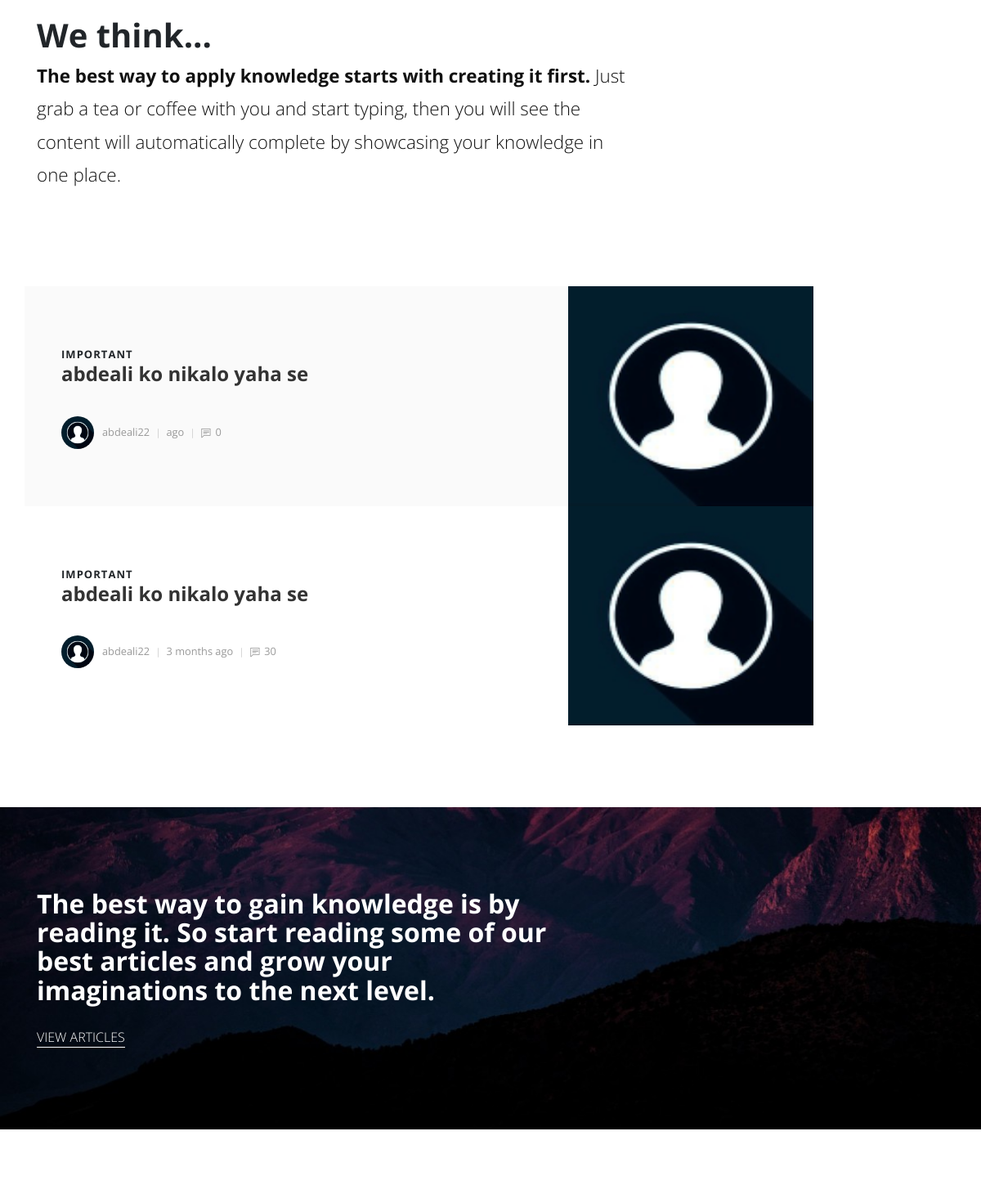
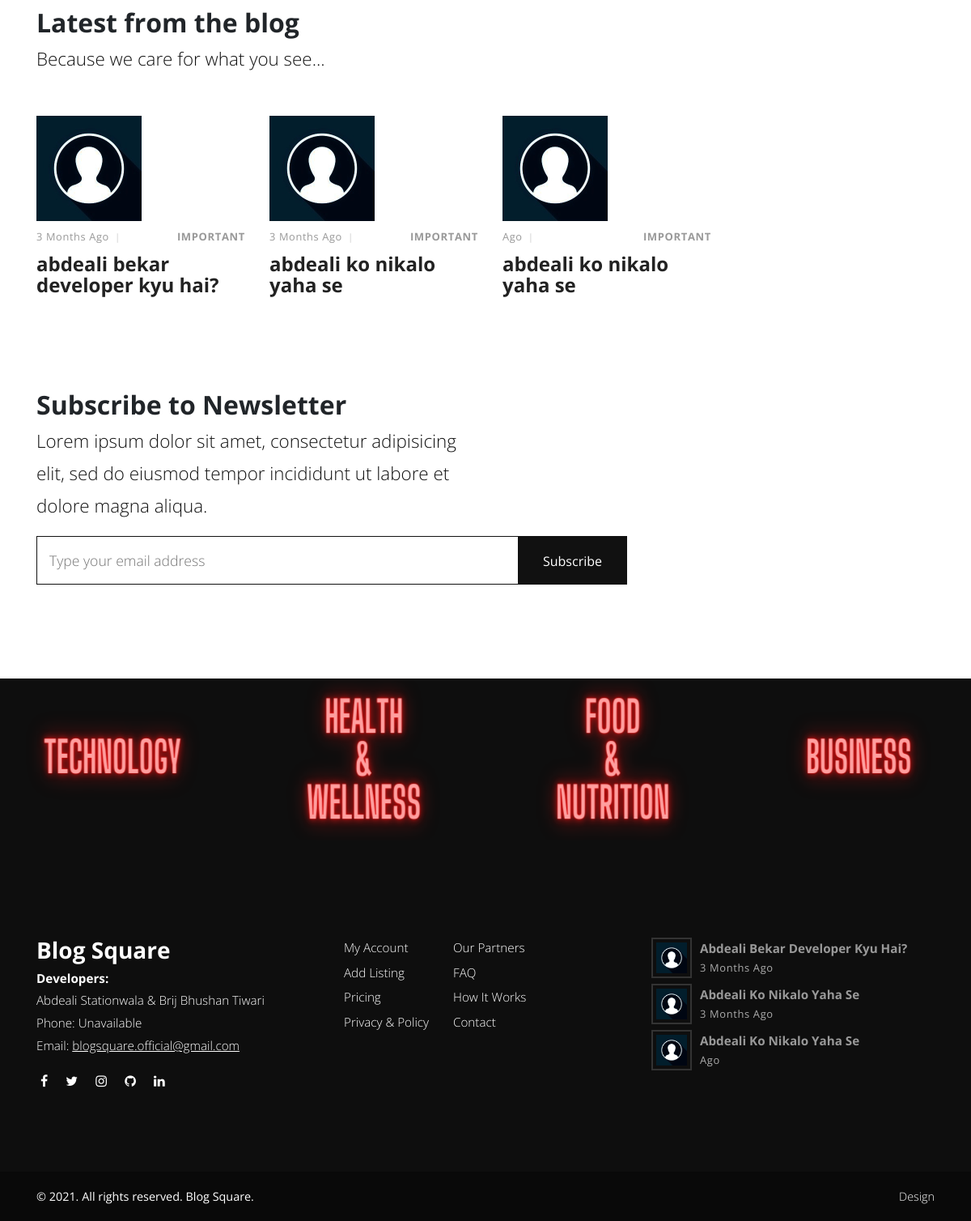
/ (lower part), run on an earlier commit of the app's database (2 pictures, top to bottom).
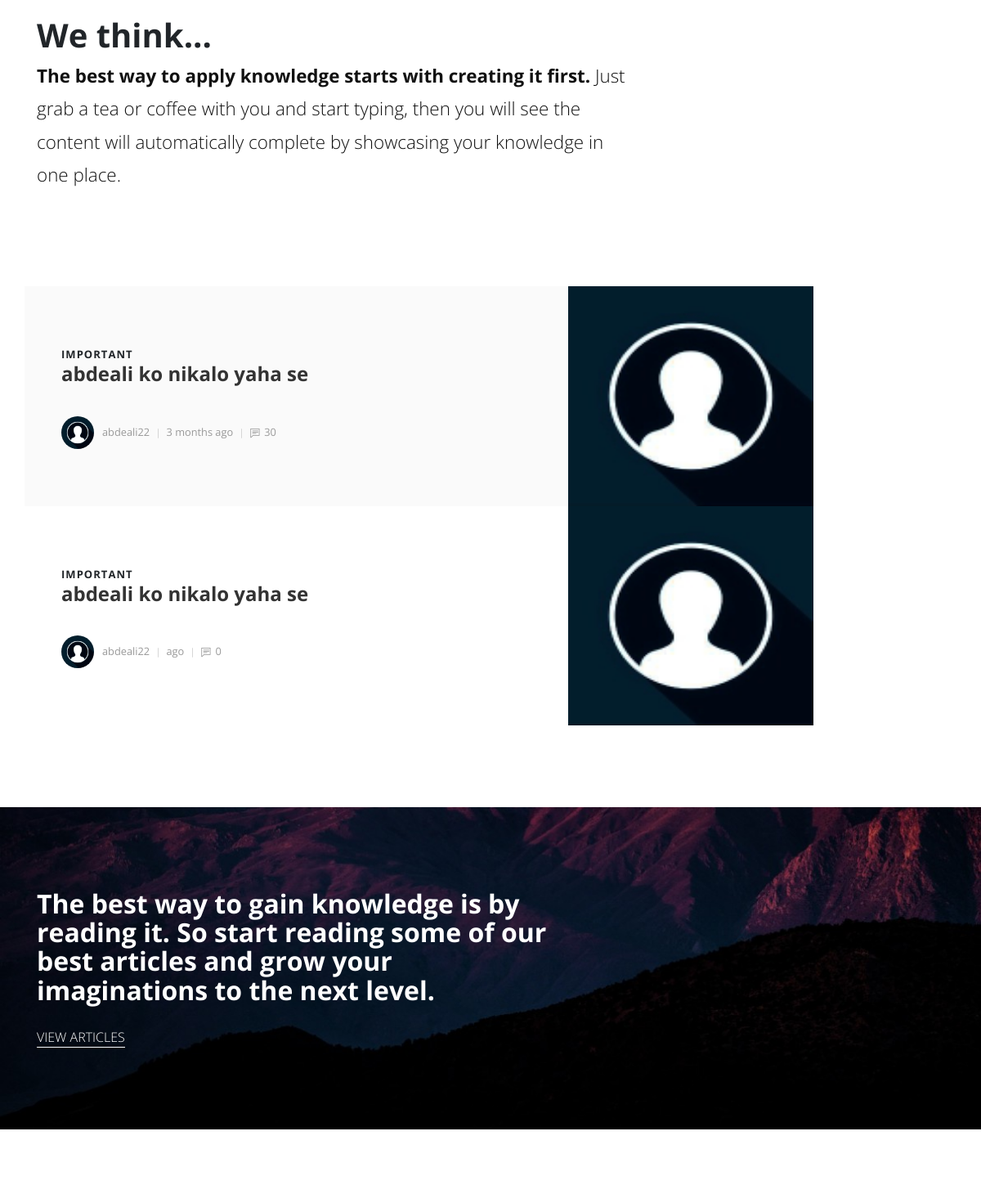
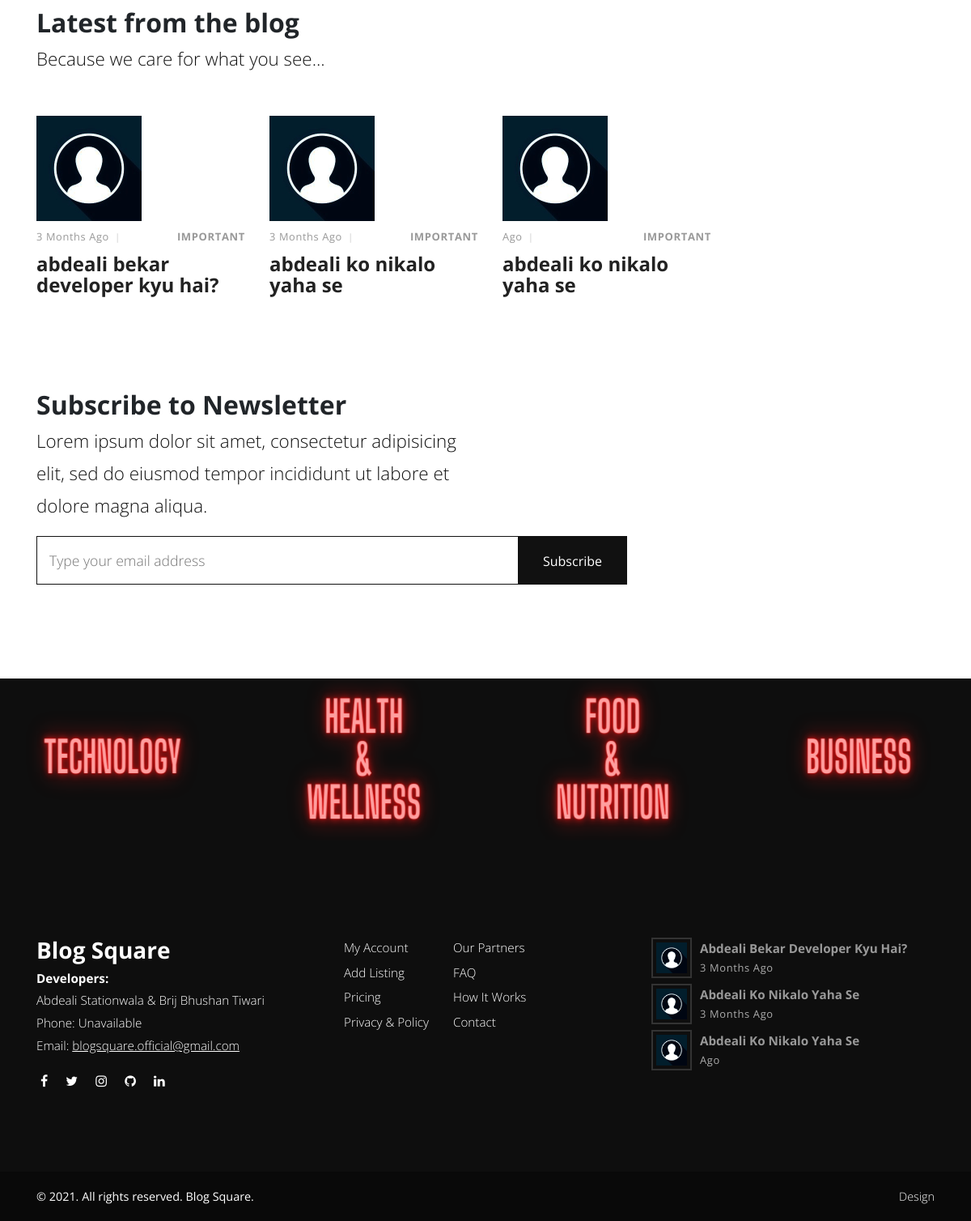
And on a later commit of the database (2 pictures, top to bottom).
### blogapp/models.py (models this page shows, shortened)
class Blog_article(models.Model):
    def upload_thumbnail(self,filename):
        val = random.randint(1,99)
        return f'blog_thumbnails/{self.blog_author}_{self.blog_id}/{val}_{filename}'
    blog_id = models.CharField(max_length=255)
    blog_title = models.CharField(max_length=255)
    blog_thumbnail = models.ImageField(upload_to=upload_thumbnail,default="{static 'img/blog_thumbnail_default.jpg'}")
    blog_creation_date = models.DateTimeField(auto_now_add=True)
    blog_category = models.CharField(max_length = 20)
    blog_tags = models.TextField(default="")
    num_of_comments = models.IntegerField(default=0)
    blog_views = models.IntegerField(default=0)
    blog_upvote = models.IntegerField(default=0)
    users_upvote = models.TextField(default="")
    blog_downvote = models.IntegerField(default=0)
    users_downvote = models.TextField(default="")
    blog_author = models.ForeignKey(userInfo,null = True,on_delete=models.SET_NULL)
    blog_content = models.TextField()
    @staticmethod
    def get_all_blogs():
        return Blog_article.objects.all()

### blogMain/models.py (models this page shows, shortened)
class userInfo(models.Model):
    username = models.CharField(primary_key=True, max_length=50)
    email = models.EmailField(max_length=254)
    typeOf = models.CharField(max_length=50,default="")
    gender = models.CharField(max_length=50)
    categories = models.CharField(max_length=150)
    pic = models.ImageField(upload_to=user_directory_path1, height_field=None, width_field=None, max_length=None, default="userImages/defaultShow.jpg")
    fb = models.TextField(default="")
    insta = models.TextField(default="")
    city = models.CharField(max_length=50,default="")
    state = models.CharField(max_length=50,default="")
    postal = models.CharField(max_length=50,default="")
    about = models.TextField(default="")
    blogsViewed = models.TextField(default="")
    blogsPublished = models.IntegerField(default=0)
    blogsCount = models.IntegerField(default=0)
    visitedSite = models.IntegerField(default=0)
    commented = models.IntegerField(default=0)
    blogsLiked = models.IntegerField(default=0)
    newUser = models.BooleanField(default=True)
    checkCode = models.CharField(max_length=12)
    date = models.DateTimeField(auto_now=False, auto_now_add=True)

### blogMain/views.py (the view)
# urls.py: 2. Add a URL to urlpatterns:  path('', views.home, name='home')
def home(request):
    loginCheck = False
    if not request.user.is_anonymous:
        loginCheck = True
        author = userInfo.objects.get(username=request.user)
        author.blogsPublished = 2
        author.blogsCount = 3
        author.save()
    trendingblogs = Blog_article.get_all_blogs().annotate(Count('blog_upvote')).order_by("-blog_upvote")
    latestblogs = Blog_article.get_all_blogs().order_by("-blog_creation_date")
    if (trendingblogs.count() > 2):
        trendingblogs = trendingblogs[0:2]
    if (latestblogs.count() > 4):
        latestblogs = latestblogs[0:4]
    context = {
                "loginCheck" : loginCheck,
                "trendingblogs": trendingblogs,
                "latestblogs": latestblogs
            }
    return render(request, "index.html",context)

### templates/index.html (shortened to what the changed rows need)
  {% extends 'base.html' %}
  {% load static %}
  {% block body %}
    <section class="intro">
      <div class="container">
        <div class="row">
          <div class="col-lg-8">
            <h1 class="h1">We think...</h1>
          </div>
        </div>
      </div>
    </section>
    <section class="featured-posts no-padding-top">
      <div class="container">
        {% for blog in trendingblogs %}
        <div class="row d-flex align-items-stretch" >
          <div class="text col-lg-7">
            <div class="text-inner d-flex align-items-center">
              <div class="content">
                <header class="post-header">
                  <div class="category">
                    <a href="{% url 'categorysearch' blog.blog_category %}">{{blog.blog_category}}</a>
                  </div>
                  <a href="{% url 'blog' blog.blog_id %}">
                    <h2 class="h4">{{blog.blog_title}}</h2></a>
                </header>
                <footer class="post-footer d-flex align-items-center"><a href="#" class="author d-flex align-items-center flex-wrap">
                    <div class="avatar"><img src="{{blog.blog_author.pic.url}}" alt="..." class="img-fluid"></div>
                    <div class="title"><span>{{blog.blog_author.username}}</span></div></a>
                  <div class="date">{{blog.blog_creation_date|timesince}}</div>
                  <div class="comments"><i class="icon-comment"></i>{{blog.num_of_comments}}</div>
                </footer>
              </div>
            </div>
          </div>
          <div class="image col-lg-5"><img src="{{blog.blog_thumbnail.url}}" alt="Blog Image" style="width:300px;"></div>
        </div>
        {% endfor %}
      </div>
    </section>
    <section style="background: url({% static 'img/divider-bg.jpg' %}); background-size: cover; background-position: center bottom" class="divider">
      <div class="container">
        <div class="row">
          <div class="col-md-7">
            <h2>The best way to gain knowledge is by reading it. So start reading some of our best articles and grow your imaginations to the next level.</h2>
          </div>
        </div>
      </div>
    </section>
    <section class="latest-posts">
      <div class="container">
        <header>
          <h2>Latest from the blog</h2>
        </header>
        <div class="row">
          {% for post in latestblogs%}
          <div class="post col-md-4" style="max-width:18rem;">
            <div class="post-thumbnail"><a href="{% url 'blog' post.blog_id %}}"><img src={{post.blog_thumbnail.url}} alt="blog title image" class="img-fluid" ></a></div>
            <div class="post-details">
              <div class="post-meta d-flex justify-content-between">
                <div class="date">{{post.blog_creation_date|timesince}}</div>
                <div class="category"><a href="{%url 'categorysearch' post.blog_category%}">{{post.blog_category}}</a></div>
              </div><a href="{%url 'blog' post.blog_id%}">
                <h3 class="h4">{{post.blog_title}}</h3></a>
            </div>
          </div>
          {%endfor%}
        </div>
      </div>
    </section>
    <section class="newsletter no-padding-top">
      <div class="container">
        <div class="row">
          <div class="col-md-6">
            <h2>Subscribe to Newsletter</h2>
          </div>
        </div>
      </div>
    </section>
    {% endblock body %}
   {% block footer %}
   <footer class="main-footer">
      <div class="container">
        <div class="row">
          <div class="col-md-4">
            <div class="latest-posts">
              {%for post in latestblogs%}
                <a href="{%url 'blog' post.blog_id %}">
                <div class="post d-flex align-items-center">
                  <div class="image"><img src="{{post.blog_thumbnail.url}}" alt="..." class="img-fluid"></div>
                  <div class="title"><strong>{{post.blog_title}}</strong><span class="date last-meta">{{post.blog_creation_date|timesince}}</span></div>
                </div>
              </a>
              {% endfor %}
            </div>
          </div>
        </div>
      </div>
      {% endblock footer %}

What changed in the data, as far as the page shows it:
changed Blog_article (number 1 of 3 on the later page): moves up the list
